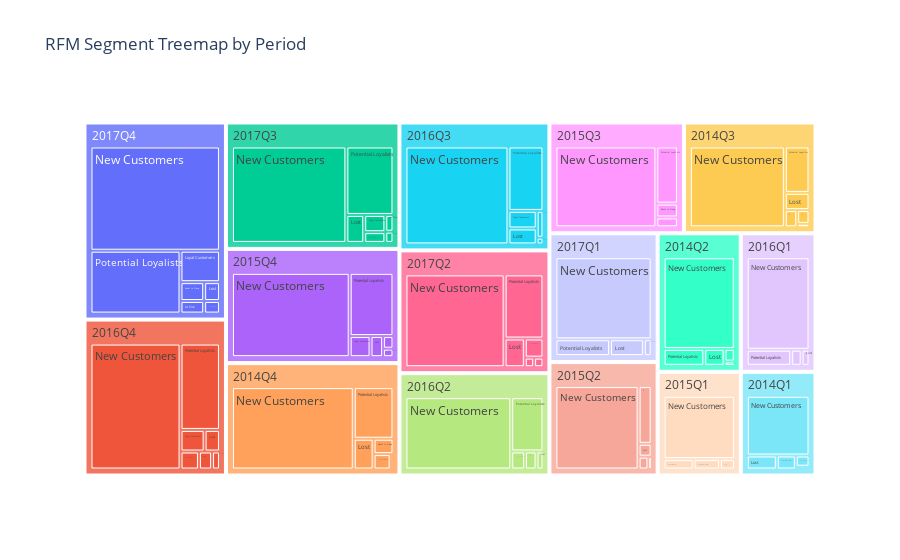

Notebook code cell kept with this figure:
### Code cell
chart = px.treemap(rfm_result, path=['period', 'segment'],
           title='RFM Segment Treemap by Period')
chart.show()

### Figure 1 — Plotly figure (JSON) as saved in the notebook; plotly's stock layout.template omitted (floating-point values rounded to 4 significant figures)
{"data": [{"branchvalues": "total", "domain": {"x": [0, 1], "y": [0, 1]}, "hovertemplate": "labels=%{label}<br>count=%{value}<br>parent=%{parent}<br>id=%{id}<extra></extra>", "ids": ["2014Q1/Lost", "2014Q3/New Customers", "2015Q4/New Customers", "2016Q1/New Customers", "2017Q2/Lost", "2014Q2/New Customers", "2014Q4/New Customers", "2015Q1/New Customers", "2015Q2/New Customers", "2016Q3/New Customers", "2016Q4/New Customers", "2017Q3/New Customers", "2017Q4/New Customers", "2016Q3/Potential Loyalists", "2017Q2/New Customers", "2014Q1/Potential Loyalists", "2015Q3/New Customers", "2017Q4/Potential Loyalists", "2017Q2/Potential Loyalists", "2017Q3/Potential Loyalists", "2014Q1/New Customers", "2015Q1/About to Sleep", "2015Q2/Potential Loyalists", "2017Q1/Lost", "2016Q2/New Customers", "2016Q4/Potential Loyalists", "2017Q1/Potential Loyalists", "2016Q2/About to Sleep", "2017Q1/New Customers", "2014Q4/Potential Loyalists", "2016Q2/Loyal Customers", "2017Q4/Champions", "2015Q4/Champions", "2014Q3/Potential Loyalists", "2015Q3/Potential Loyalists", "2017Q3/Loyal Customers", "2015Q4/Potential Loyalists", "2014Q2/Potential Loyalists", "2014Q4/Lost", "2016Q2/Lost", "2017Q4/Loyal Customers", "2015Q1/Potential Loyalists", "2015Q4/Lost", "2016Q2/Potential Loyalists", "2014Q4/About to Sleep", "2016Q1/Potential Loyalists", "2015Q3/Loyal Customers", "2014Q3/Lost", "2016Q3/Lost", "2014Q2/Lost", "2016Q1/About to Sleep", "2016Q4/Champions", "2017Q3/Lost", "2016Q4/Loyal Customers", "2016Q3/Loyal Customers", "2016Q4/Lost", "2016Q4/At Risk", "2017Q3/About to Sleep", "2014Q3/Loyal Customers", "2016Q3/About to Sleep", "2014Q4/Loyal Customers", "2017Q4/At Risk", "2017Q4/Lost", "2014Q2/About to Sleep", "2017Q3/At Risk", "2016Q4/About to Sleep", "2017Q1/About to Sleep", "2016Q1/Lost", "2017Q4/About to Sleep", "2014Q1/About to Sleep", "2017Q2/Loyal Customers", "2015Q2/About to Sleep", "2015Q4/Loyal Customers", "2014Q1/Loyal Customers", "2017Q3/Champions", "2015Q1/Lost", "2015Q4/About to Sleep", "2014Q3/About to Sleep", "2015Q3/About to Sleep", "2017Q2/At Risk", "2015Q2/Loyal Customers", "2017Q2/About to Sleep", "2015Q2/Lost", "2014Q3/At Risk", "2014Q4/Champions", "2016Q3/Champions", "2014Q2/Champions", "2014Q1", "2014Q3", "2015Q4", "2016Q1", "2017Q2", "2014Q2", "2014Q4", "2015Q1", "2015Q2", "2016Q3", "2016Q4", "2017Q3", "2017Q4", "2015Q3", "2017Q1", "2016Q2"], "labels": ["Lost", "New Customers", "New Customers", "New Customers", "Lost", "New Customers", "New Customers", "New Customers", "New Customers", "New Customers", "New Customers", "New Customers", "New Customers", "Potential Loyalists", "New Customers", "Potential Loyalists", "New Customers", "Potential Loyalists", "Potential Loyalists", "Potential Loyalists", "New Customers", "About to Sleep", "Potential Loyalists", "Lost", "New Customers", "Potential Loyalists", "Potential Loyalists", "About to Sleep", "New Customers", "Potential Loyalists", "Loyal Customers", "Champions", "Champions", "Potential Loyalists", "Potential Loyalists", "Loyal Customers", "Potential Loyalists", "Potential Loyalists", "Lost", "Lost", "Loyal Customers", "Potential Loyalists", "Lost", "Potential Loyalists", "About to Sleep", "Potential Loyalists", "Loyal Customers", "Lost", "Lost", "Lost", "About to Sleep", "Champions", "Lost", "Loyal Customers", "Loyal Customers", "Lost", "At Risk", "About to Sleep", "Loyal Customers", "About to Sleep", "Loyal Customers", "At Risk", "Lost", "About to Sleep", "At Risk", "About to Sleep", "About to Sleep", "Lost", "About to Sleep", "About to Sleep", "Loyal Customers", "About to Sleep", "Loyal Customers", "Loyal Customers", "Champions", "Lost", "About to Sleep", "About to Sleep", "About to Sleep", "At Risk", "Loyal Customers", "About to Sleep", "Lost", "At Risk", "Champions", "Champions", "Champions", "2014Q1", "2014Q3", "2015Q4", "2016Q1", "2017Q2", "2014Q2", "2014Q4", "2015Q1", "2015Q2", "2016Q3", "2016Q4", "2017Q3", "2017Q4", "2015Q3", "2017Q1", "2016Q2"], "name": "", "parents": ["2014Q1", "2014Q3", "2015Q4", "2016Q1", "2017Q2", "2014Q2", "2014Q4", "2015Q1", "2015Q2", "2016Q3", "2016Q4", "2017Q3", "2017Q4", "2016Q3", "2017Q2", "2014Q1", "2015Q3", "2017Q4", "2017Q2", "2017Q3", "2014Q1", "2015Q1", "2015Q2", "2017Q1", "2016Q2", "2016Q4", "2017Q1", "2016Q2", "2017Q1", "2014Q4", "2016Q2", "2017Q4", "2015Q4", "2014Q3", "2015Q3", "2017Q3", "2015Q4", "2014Q2", "2014Q4", "2016Q2", "2017Q4", "2015Q1", "2015Q4", "2016Q2", "2014Q4", "2016Q1", "2015Q3", "2014Q3", "2016Q3", "2014Q2", "2016Q1", "2016Q4", "2017Q3", "2016Q4", "2016Q3", "2016Q4", "2016Q4", "2017Q3", "2014Q3", "2016Q3", "2014Q4", "2017Q4", "2017Q4", "2014Q2", "2017Q3", "2016Q4", "2017Q1", "2016Q1", "2017Q4", "2014Q1", "2017Q2", "2015Q2", "2015Q4", "2014Q1", "2017Q3", "2015Q1", "2015Q4", "2014Q3", "2015Q3", "2017Q2", "2015Q2", "2017Q2", "2015Q2", "2014Q3", "2014Q4", "2016Q3", "2014Q2", "", "", "", "", "", "", "", "", "", "", "", "", "", "", "", ""], "type": "treemap", "values": [11, 181, 226, 138, 13, 152, 230, 116, 166, 224, 240, 243, 272, 50, 207, 7, 192, 114, 56, 71, 98, 8, 18, 13, 184, 72, 21, 5, 181, 47, 6, 4, 3, 27, 29, 8, 63, 16, 14, 3, 25, 7, 6, 42, 7, 17, 5, 10, 10, 8, 4, 3, 11, 11, 11, 7, 5, 5, 4, 4, 6, 6, 6, 3, 3, 7, 3, 3, 9, 4, 8, 3, 10, 1, 2, 4, 2, 5, 7, 2, 1, 2, 4, 1, 1, 1, 1, 121, 228, 310, 162, 288, 180, 305, 135, 192, 300, 345, 343, 436, 233, 218, 240]}], "layout": {"legend": {"tracegroupgap": 0}, "title": {"text": "RFM Segment Treemap by Period"}}}
